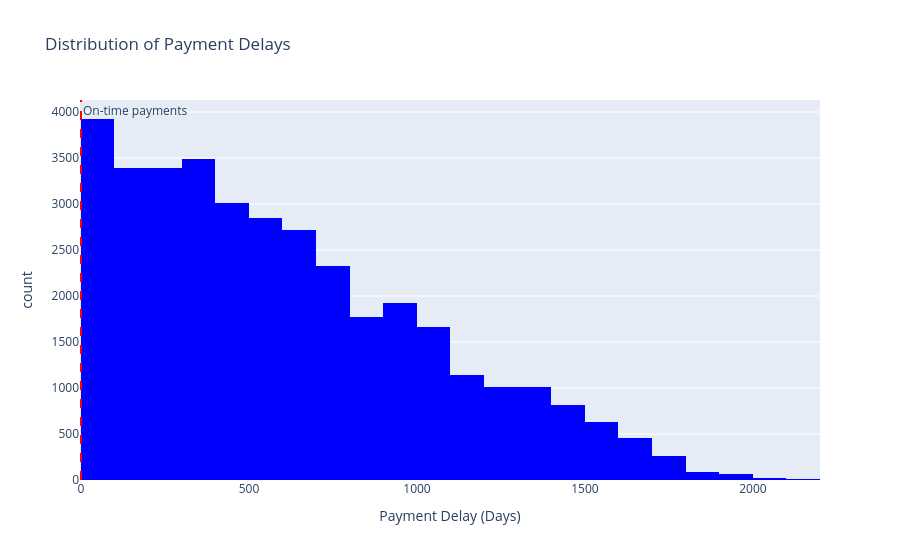

Write notebook code for a chart like this one.
### Markdown cell above
df_merged = df_merged[df_merged["Payment_Delay_Days"] >= 0]
removes negative payment delay values, meaning it keeps only transactions where the payment date (Date_Payment) is on or after the transaction date (Date_Transaction).
This gives the number of days between when the transaction happened and when the payment was received.

If Payment_Delay_Days is negative, it means that Date_Payment is before Date_Transaction, which is usually incorrect in a financial dataset.
removes negative values, ensuring we only keep cases where payment was made on or after the transaction.

### Code cell
import plotly.express as px

fig = px.histogram(df_merged, x="Payment_Delay_Days", nbins=30, 
                   title="Distribution of Payment Delays",
                   labels={"Payment_Delay_Days": "Payment Delay (Days)"},
                   color_discrete_sequence=["blue"])

fig.add_vline(x=0, line_dash="dash", line_color="red", annotation_text="On-time payments")
fig.show()

### Figure 1 — Plotly figure (JSON) as saved in the notebook; plotly's stock layout.template omitted (floating-point values rounded to 4 significant figures; data arrays with more than 128 entries replaced by an {"elided": "..."} marker saying what was removed)
{"data": [{"alignmentgroup": "True", "bingroup": "x", "hovertemplate": "Payment Delay (Days)=%{x}<br>count=%{y}<extra></extra>", "legendgroup": "", "marker": {"color": "blue", "pattern": {"shape": ""}}, "name": "", "nbinsx": 30, "offsetgroup": "", "orientation": "v", "showlegend": false, "type": "histogram", "x": {"elided": "35964 int values"}, "xaxis": "x", "yaxis": "y"}], "layout": {"annotations": [{"showarrow": false, "text": "On-time payments", "x": 0, "xanchor": "left", "xref": "x", "y": 1, "yanchor": "top", "yref": "y domain"}], "barmode": "relative", "legend": {"tracegroupgap": 0}, "shapes": [{"line": {"color": "red", "dash": "dash"}, "type": "line", "x0": 0, "x1": 0, "xref": "x", "y0": 0, "y1": 1, "yref": "y domain"}], "title": {"text": "Distribution of Payment Delays"}, "xaxis": {"anchor": "y", "domain": [0, 1], "title": {"text": "Payment Delay (Days)"}}, "yaxis": {"anchor": "x", "domain": [0, 1], "title": {"text": "count"}}}}
